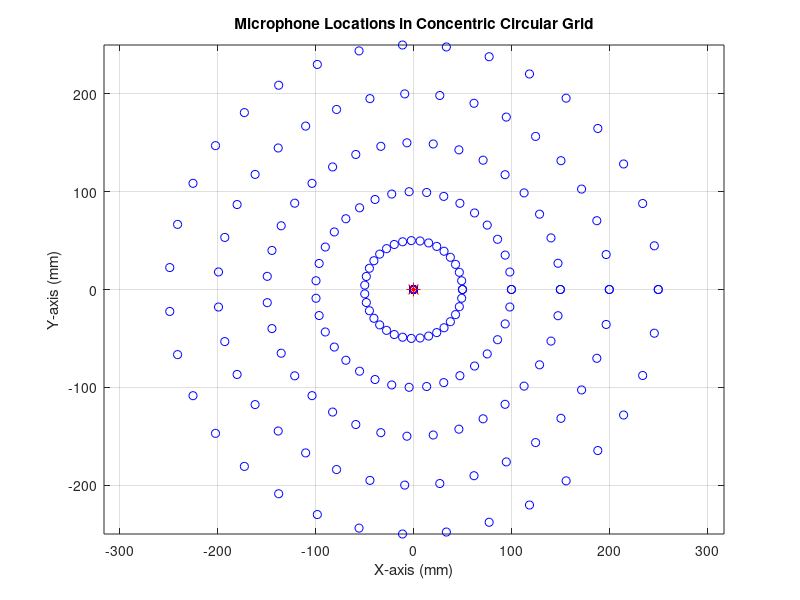

The MATLAB source for this figure:
% Parameters for the polar grid
r_vals = linspace(0, 250, 6);             % 6 concentric circles (0 to 250 mm)
theta_vals = linspace(0, 2*pi, 36);       % 36 angular positions (every 10 degrees)

% Create meshgrid in polar coordinates
[R, TH] = meshgrid(r_vals, theta_vals);

% Convert to Cartesian coordinates
X = R .* cos(TH);
Y = R .* sin(TH);
Z = zeros(size(X));                       % All mics lie in the XY plane (z = 0)

% Convert meshgrid to mic_locations list (optional: reshape into N x 3 array)
mic_locations = [X(:), Y(:), Z(:)];

% Plot mic positions
figure;
plot(X, Y, 'bo');                         % Plot all mic positions
hold on;
plot(0, 0, 'r*', 'MarkerSize', 10);       % Nozzle at origin
axis equal;
grid on;
title('Microphone Locations in Concentric Circular Grid');
xlabel('X-axis (mm)');
ylabel('Y-axis (mm)');
